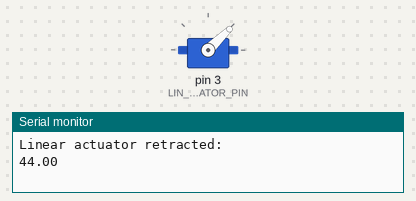
Simulated run of this sketch. Board: Arduino Uno, built with avr-gcc and run on an emulated ATmega328P. On the bench: servo, the last lines printed to the serial monitor.

Above: at 0.05 s.
At 19.95 s:
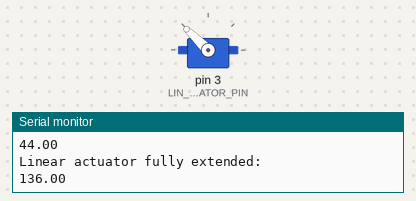
Timing chart, 0 to 26.0 s (numbered marks = the images above):
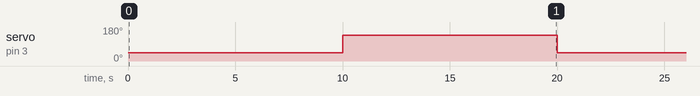

Measured:
- by itself, servo on pin 3 (LIN_ACTUATOR_PIN): alternates 136° for 10.0 s and 44° for 10.0 s

The sketch:

Linear_Actuator_Brake_Control.ino
```cpp
#include <Servo.h>
#define LIN_ACTUATOR_PIN 3
#define EXTEND 1950 // Pulse width in microseconds corresponding to full extension
#define RETRACT 1000 // Pulse width in microseconds corresponding to full retraction

Servo linActuator;
int position;

void setup() {
  // put your setup code here, to run once:
  Serial.begin(9600);
  linActuator.attach(LIN_ACTUATOR_PIN);
  linActuator.writeMicroseconds(RETRACT); // Write a value between 1000 and 2000 with this function to adjust position
}

void loop() {
  linActuator.writeMicroseconds(RETRACT);
  Serial.println("Linear actuator retracted: ");
  float position = linActuator.read();
  Serial.println(position);
  delay(10000); // delay for 5 seconds
  linActuator.writeMicroseconds(EXTEND);
  Serial.println("Linear actuator fully extended: ");
  position = linActuator.read();
  Serial.println(position);
  delay(10000); // delay for 10 seconds

}
```
